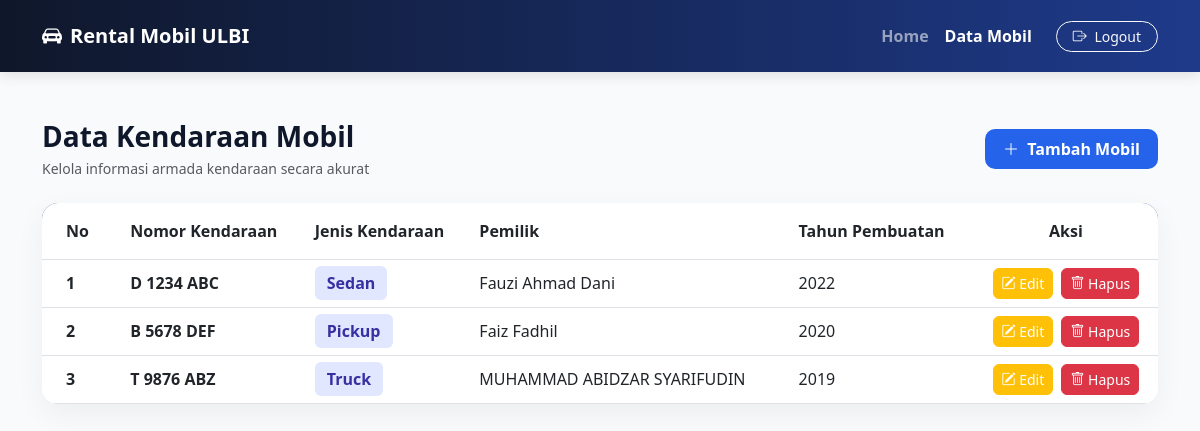
The app's page /mobil.php (signed in) with its own data.
### tables this page shows
CREATE TABLE IF NOT EXISTS `mobil_022` (
  `no_id` int NOT NULL AUTO_INCREMENT,
  `nomor_kendaraan` varchar(12) NOT NULL DEFAULT '0',
  `jenis_kendaraan` enum('Sedan','Pickup','Truck','Bemo') NOT NULL,
  `pemilik` varchar(50) NOT NULL DEFAULT '0',
  `tahun_pembuatan` char(4) NOT NULL DEFAULT '0',
  PRIMARY KEY (`no_id`)
);

### mobil.php (the view, shortened to what this page needs)
<?php
include "koneksi.php";
?>
<!DOCTYPE html>
<html lang="id">
<head>
    <link href="https://cdn.jsdelivr.net/npm/bootstrap@5.3.0/dist/css/bootstrap.min.css" rel="stylesheet">
    <link href="https://cdn.jsdelivr.net/npm/bootstrap-icons@1.10.0/font/bootstrap-icons.css" rel="stylesheet">
</head>
<body>
    <nav class="navbar navbar-expand-lg navbar-dark navbar-custom py-3">
        <div class="container">
            <a class="navbar-brand fw-bold" href="dashboard.php">
                <i class="bi bi-car-front-fill me-2"></i>Rental Mobil ULBI
            </a>
            <div class="collapse navbar-collapse">
                <ul class="navbar-nav ms-auto align-items-center">
                    <li class="nav-item"><a class="nav-link fw-semibold" href="dashboard.php">Home</a></li>
                    <li class="nav-item"><a class="nav-link active fw-semibold" href="mobil.php">Data Mobil</a></li>
                    <li class="nav-item ms-lg-3">
                        <a class="btn btn-outline-light btn-sm px-3 rounded-pill" href="logout.php">
                            <i class="bi bi-box-arrow-right me-1"></i> Logout
                        </a>
                    </li>
                </ul>
            </div>
        </div>
    </nav>
    <div class="container my-5">
        <div class="d-flex justify-content-between align-items-center mb-4">
            <div>
                <h3 class="fw-bold mb-1" style="color: #0f172a;">Data Kendaraan Mobil</h3>
                <p class="text-muted small mb-0">Kelola informasi armada kendaraan secara akurat</p>
            </div>
            <a href="tambah_mobil.php" class="btn btn-add">
                <i class="bi bi-plus-lg me-1"></i> Tambah Mobil
            </a>
        </div>
        <div class="card card-table">
            <div class="card-body p-0">
                <div class="table-responsive">
                    <table class="table table-custom table-hover align-middle mb-0">
                        <thead>
                            <tr>
                                <th class="py-3 px-4">No</th>
                                <th class="py-3">Nomor Kendaraan</th>
                                <th class="py-3">Jenis Kendaraan</th>
                                <th class="py-3">Pemilik</th>
                                <th class="py-3">Tahun Pembuatan</th>
                                <th class="py-3 text-center">Aksi</th>
                            </tr>
                        </thead>
                        <tbody>
                            <?php
                            $no = 1;
                            $result = mysqli_query($koneksi, "SELECT * FROM mobil_022");
                            while($row = mysqli_fetch_assoc($result)):
                            ?>
                            <tr>
                                <td class="px-4 fw-semibold"><?= $no++; ?></td>
                                <td class="fw-bold text-dark"><?= $row['nomor_kendaraan']; ?></td>
                                <td><span class="badge-jenis"><?= $row['jenis_kendaraan']; ?></span></td>
                                <td><?= $row['pemilik']; ?></td>
                                <td><?= $row['tahun_pembuatan']; ?></td>
                                <td class="text-center">
                                    <a href="edit_mobil.php?id=<?= $row['no_id']; ?>" class="btn btn-sm btn-warning text-white me-1 rounded-2">
                                        <i class="bi bi-pencil-square"></i> Edit
                                    </a>
                                    <a href="hapus_mobil.php?id=<?= $row['no_id']; ?>" class="btn btn-sm btn-danger rounded-2" onclick="return confirm('Yakin ingin menghapus data ini?')">
                                        <i class="bi bi-trash"></i> Hapus
                                    </a>
                                </td>
                            </tr>
                            <?php endwhile; ?>
                        </tbody>
                    </table>
                </div>
            </div>
        </div>
    </div>
</body>
</html>

### mobil.php (style rules this page uses)
body { background-color: #f8fafc; font-family: 'Segoe UI', Tahoma, Geneva, Verdana, sans-serif; color: #334155; }
.navbar-custom { background: linear-gradient(90deg, #0f172a 0%, #1e3a8a 100%); box-shadow: 0 4px 12px rgba(0,0,0,0.1); }
.card-table { border: none; border-radius: 16px; box-shadow: 0 10px 30px rgba(0, 0, 0, 0.05); overflow: hidden; }
.table-custom thead { background: #1e3a8a; color: white; }
.btn-add { background-color: #2563eb; color: white; border-radius: 10px; font-weight: 600; padding: 8px 18px; border: none; }
.badge-jenis { background-color: #e0e7ff; color: #3730a3; font-weight: 600; padding: 6px 12px; border-radius: 6px; }

### records on screen
mobil_022: nomor_kendaraan "D 1234 ABC", jenis_kendaraan "Sedan", pemilik "Fauzi Ahmad Dani", tahun_pembuatan "2022"
mobil_022: nomor_kendaraan "B 5678 DEF", jenis_kendaraan "Pickup", pemilik "Faiz Fadhil", tahun_pembuatan "2020"
mobil_022: nomor_kendaraan "T 9876 ABZ", jenis_kendaraan "Truck", pemilik "MUHAMMAD ABIDZAR SYARIFUDIN", tahun_pembuatan "2019"
